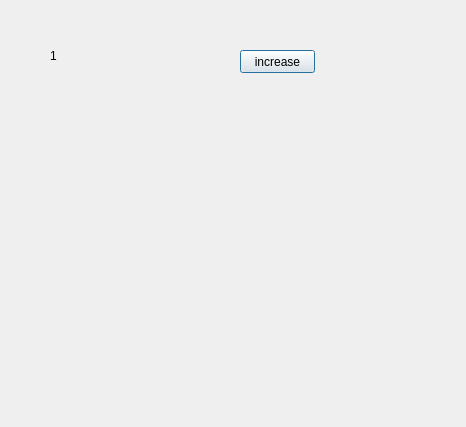
<?xml version="1.0" encoding="UTF-8"?>
<ui version="4.0">
 <class>Dialog</class>
 <widget class="QDialog" name="Dialog">
  <property name="geometry">
   <rect>
    <x>0</x>
    <y>0</y>
    <width>466</width>
    <height>427</height>
   </rect>
  </property>
  <property name="windowTitle">
   <string>Dialog</string>
  </property>
  <widget class="QLabel" name="lbl">
   <property name="geometry">
    <rect>
     <x>50</x>
     <y>50</y>
     <width>56</width>
     <height>12</height>
    </rect>
   </property>
   <property name="text">
    <string>1</string>
   </property>
  </widget>
  <widget class="QPushButton" name="pb">
   <property name="geometry">
    <rect>
     <x>240</x>
     <y>50</y>
     <width>75</width>
     <height>23</height>
    </rect>
   </property>
   <property name="text">
    <string>increase</string>
   </property>
  </widget>
 </widget>
 <resources/>
 <connections/>
</ui>
